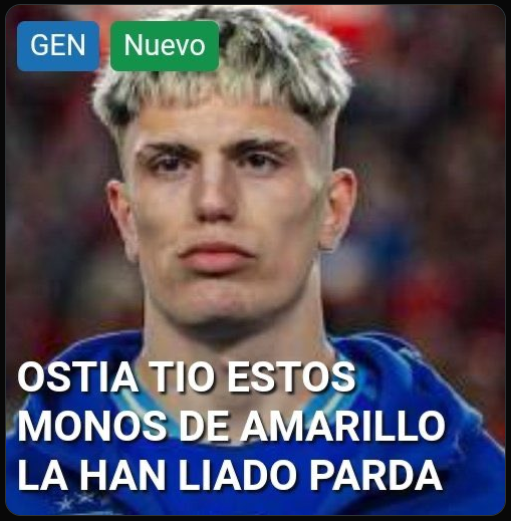
#> input picture Tutoriales/pardatio.png, 511 x 521 px, found by its file name
$ python imagen_method.py
#> lines starting #> are read from the running program, lines starting #| are printed output that depends on the picture
import cv2
# Leer la imagen
img = cv2.imread("C:\GitHub\Vision_Artificial\Tutoriales\pardatio.png")
#> img is the input picture: shape (521, 511, 3); mean B, G, R 93.3, 82.5, 88.7
gray = cv2.cvtColor(img, cv2.COLOR_BGR2GRAY)
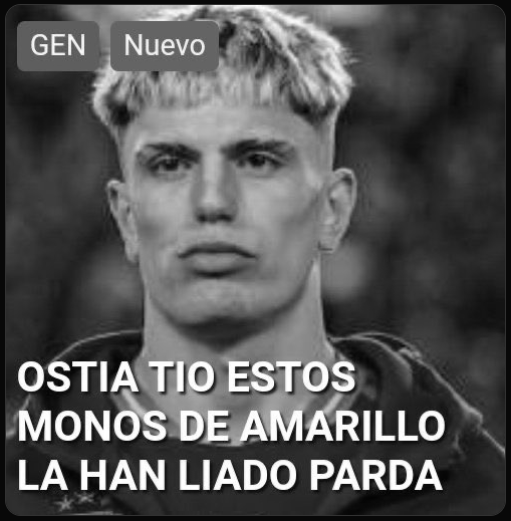
#> gray: shape (521, 511); min 3, max 255, mean 85.6
# Guardar imagen
# cv2.imwrite("pardaBW.png",img)
# Mostrar imagen
cv2.imshow("Prueba de imagen",gray)
cv2.waitKey(1000)
cv2.destroyAllWindows()
